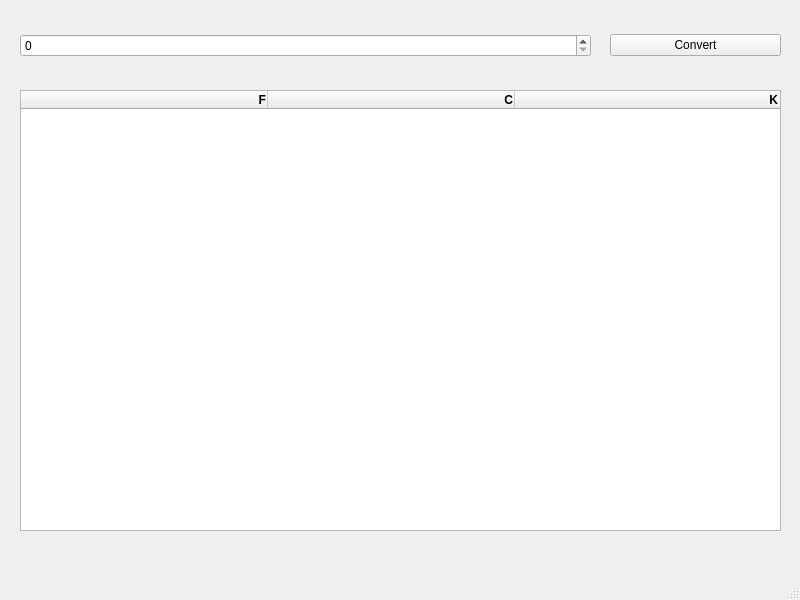
<?xml version="1.0" encoding="UTF-8"?>
<ui version="4.0">
 <class>Converter</class>
 <widget class="QMainWindow" name="Converter">
  <property name="geometry">
   <rect>
    <x>0</x>
    <y>0</y>
    <width>800</width>
    <height>600</height>
   </rect>
  </property>
  <property name="windowTitle">
   <string>Converter</string>
  </property>
  <widget class="QWidget" name="centralwidget">
   <property name="inputMethodHints">
    <set>Qt::ImhNone</set>
   </property>
   <widget class="QWidget" name="verticalLayoutWidget_2">
    <property name="geometry">
     <rect>
      <x>20</x>
      <y>90</y>
      <width>761</width>
      <height>441</height>
     </rect>
    </property>
    <layout class="QVBoxLayout" name="verticalLayout_2">
     <item>
      <widget class="QTableWidget" name="temperatureTable">
       <property name="focusPolicy">
        <enum>Qt::ClickFocus</enum>
       </property>
       <property name="styleSheet">
        <string notr="true"/>
       </property>
       <property name="inputMethodHints">
        <set>Qt::ImhNone</set>
       </property>
       <property name="frameShadow">
        <enum>QFrame::Sunken</enum>
       </property>
       <property name="editTriggers">
        <set>QAbstractItemView::AnyKeyPressed|QAbstractItemView::DoubleClicked|QAbstractItemView::EditKeyPressed</set>
       </property>
       <property name="showGrid">
        <bool>true</bool>
       </property>
       <property name="gridStyle">
        <enum>Qt::SolidLine</enum>
       </property>
       <property name="wordWrap">
        <bool>true</bool>
       </property>
       <property name="rowCount">
        <number>0</number>
       </property>
       <property name="columnCount">
        <number>3</number>
       </property>
       <attribute name="horizontalHeaderVisible">
        <bool>true</bool>
       </attribute>
       <attribute name="horizontalHeaderCascadingSectionResizes">
        <bool>true</bool>
       </attribute>
       <attribute name="horizontalHeaderMinimumSectionSize">
        <number>34</number>
       </attribute>
       <attribute name="horizontalHeaderDefaultSectionSize">
        <number>247</number>
       </attribute>
       <attribute name="horizontalHeaderHighlightSections">
        <bool>true</bool>
       </attribute>
       <attribute name="horizontalHeaderShowSortIndicator" stdset="0">
        <bool>true</bool>
       </attribute>
       <attribute name="horizontalHeaderStretchLastSection">
        <bool>true</bool>
       </attribute>
       <attribute name="verticalHeaderVisible">
        <bool>false</bool>
       </attribute>
       <attribute name="verticalHeaderCascadingSectionResizes">
        <bool>false</bool>
       </attribute>
       <attribute name="verticalHeaderMinimumSectionSize">
        <number>20</number>
       </attribute>
       <attribute name="verticalHeaderHighlightSections">
        <bool>false</bool>
       </attribute>
       <attribute name="verticalHeaderShowSortIndicator" stdset="0">
        <bool>false</bool>
       </attribute>
       <column>
        <property name="text">
         <string>F</string>
        </property>
        <property name="toolTip">
         <string comment="по Фаренгейту"/>
        </property>
        <property name="font">
         <font>
          <weight>75</weight>
          <bold>true</bold>
         </font>
        </property>
        <property name="textAlignment">
         <set>AlignTrailing|AlignVCenter</set>
        </property>
       </column>
       <column>
        <property name="text">
         <string>C</string>
        </property>
        <property name="toolTip">
         <string comment="по Цельсию"/>
        </property>
        <property name="font">
         <font>
          <weight>75</weight>
          <bold>true</bold>
         </font>
        </property>
        <property name="textAlignment">
         <set>AlignTrailing|AlignVCenter</set>
        </property>
       </column>
       <column>
        <property name="text">
         <string>K</string>
        </property>
        <property name="toolTip">
         <string comment="по Кельвину"/>
        </property>
        <property name="font">
         <font>
          <weight>75</weight>
          <bold>true</bold>
         </font>
        </property>
        <property name="textAlignment">
         <set>AlignTrailing|AlignVCenter</set>
        </property>
       </column>
      </widget>
     </item>
    </layout>
   </widget>
   <widget class="QWidget" name="verticalLayoutWidget">
    <property name="geometry">
     <rect>
      <x>20</x>
      <y>10</y>
      <width>571</width>
      <height>71</height>
     </rect>
    </property>
    <layout class="QVBoxLayout" name="verticalLayout">
     <item>
      <widget class="QSpinBox" name="inputTemperature"/>
     </item>
    </layout>
   </widget>
   <widget class="QWidget" name="verticalLayoutWidget_3">
    <property name="geometry">
     <rect>
      <x>610</x>
      <y>10</y>
      <width>171</width>
      <height>71</height>
     </rect>
    </property>
    <layout class="QVBoxLayout" name="verticalLayout_3">
     <item>
      <widget class="QPushButton" name="convertButton">
       <property name="focusPolicy">
        <enum>Qt::StrongFocus</enum>
       </property>
       <property name="toolTip">
        <string>Ctrl + Enter</string>
       </property>
       <property name="text">
        <string>Convert</string>
       </property>
       <property name="iconSize">
        <size>
         <width>16</width>
         <height>16</height>
        </size>
       </property>
       <property name="autoDefault">
        <bool>true</bool>
       </property>
       <property name="default">
        <bool>false</bool>
       </property>
      </widget>
     </item>
    </layout>
   </widget>
  </widget>
  <widget class="QMenuBar" name="menubar">
   <property name="geometry">
    <rect>
     <x>0</x>
     <y>0</y>
     <width>800</width>
     <height>20</height>
    </rect>
   </property>
  </widget>
  <widget class="QStatusBar" name="statusbar"/>
 </widget>
 <resources/>
 <connections/>
</ui>
